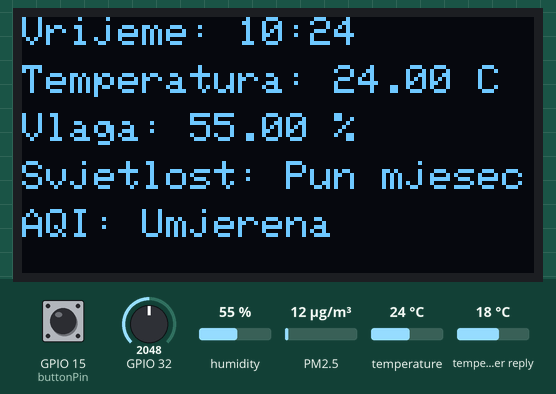
Recording of a sketch running on a simulated ESP32. Shown: 128×64 one-colour display. The test bench sets the inputs (shaded band); at power-on: GPIO 15 (buttonPin) HIGH, GPIO 32 = 2048, humidity 55 %, PM2.5 12 µg/m³, temperature 24 °C, temperature in the weather reply 18 °C. WiFi joins after 1.5 s; servers stay silent unless stated; the local clock reads 2024-03-15 10:24:30 at power-on unless the sketch sets it; web services answer with replies made up by the test bench; what the sketch prints to the serial monitor is not drawn.

Above: at 2.7 s.
2.8 s: GPIO 15 (buttonPin) pulled LOW for 0.15 s
4.5 s: GPIO 15 (buttonPin) pulled LOW for 1 s
Timing chart, 0 to 7.5 s (numbered marks = the images above; inputs shaded):
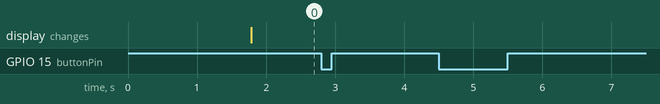

The sketch:

sketch.ino
```cpp
/**
 * @file sketch.ino
 * @brief Glavna datoteka programa za očitavanje senzora, prikaz podataka i slanje obavijesti.
 */

#include <WiFi.h>
#include <HTTPClient.h>
#include <ArduinoJson.h>
#include <Wire.h>
#include <Adafruit_Sensor.h>
#include <DHT.h>
#include <Adafruit_GFX.h>
#include <Adafruit_SSD1306.h>
#include <time.h>

// === Konstante za vrijeme ===
const unsigned long DISPLAY_DURATION = 15UL * 1000UL; ///< Trajanje prikaza u milisekundama (15 sekundi)
const unsigned long NOTIFY_INTERVAL = 30UL * 60UL * 1000UL;  ///< Interval za slanje obavijesti (30 minuta)
const unsigned long BUTTON_HOLD_THRESH = 1000UL;  ///< Prag za dugi pritisak tipkala (1 sekunda)

// === API ključevi i endpointi ===
const char* apiKey          = "7eff2e1a6f7addf0a8907c48759eb7ac"; ///< API ključ za OpenWeatherMap
const char* serverName      = "https://api.openweathermap.org/data/2.5/air_pollution"; ///< URL za očitavanje AQI podataka
const char* pushsaferKey    = "ucAAnFNENeakjzBcIM3z"; ///< Pushsafer API ključ
const char* pushsaferDevice = "92172"; ///< Pushsafer ID uređaja

// === DHT senzor postavke ===
#define DHTPIN 4 ///< Pin za DHT senzor
#define DHTTYPE DHT22 ///< Tip DHT senzora
DHT dht(DHTPIN, DHTTYPE);

// === OLED zaslon postavke ===
#define OLED_RESET -1 ///< Nema reset pina za OLED
Adafruit_SSD1306 display(128, 64, &Wire, OLED_RESET);

// === Varijable za stanje i vrijeme ===
bool initialDone = false; ///< Je li početno očitanje završeno
bool displayIsOn = false; ///< Je li zaslon uključen
unsigned long lastNotifyTime = 0; ///< Vrijeme posljednje obavijesti
unsigned long displayStartTime = 0; ///< Vrijeme kada je zaslon uključen

// === Očitavanja senzora ===
float temperature; ///< Temperatura u stupnjevima Celzija
float humidity; ///< Vlažnost zraka u postocima
int lightIntensity; ///< Intenzitet svjetla (analogno očitanje)
int aqi; ///< Indeks kvalitete zraka

const int buttonPin = 15; ///< Pin tipkala
const unsigned long debounceDelay = 50; ///< Debounce vrijeme (50ms)
const unsigned long longPressTime = 1000; ///< Vrijeme za prepoznavanje dugog pritiska (1 sekunda)

bool buttonState = HIGH; ///< Trenutno stanje tipkala
bool lastButtonState = HIGH; ///< Prethodno stanje tipkala
unsigned long lastDebounceTime = 0; ///< Vrijeme posljednje promjene stanja tipkala
unsigned long buttonPressStartTime = 0; ///< Vrijeme početka pritiska tipkala
bool isPressed = false; ///< Je li tipkalo pritisnuto

const int lineSpacing = 12; ///< Razmak između linija na OLED ekranu

// === Deklaracije funkcija ===

/**
 * @brief Ažurira očitanja sa senzora i API-ja.
 */
void updateReadings();

/**
 * @brief Isključuje zaslon.
 */
void turnOffDisplay();

/**
 * @brief Uključuje zaslon.
 */
void turnOnDisplay();

/**
 * @brief Vraća opis razine svjetlosti na temelju analognog očitanja.
 * @param analogValue Analogna vrijednost svjetla.
 * @return Opis razine svjetlosti.
 */
String getLightLevelDescription(int analogValue);

/**
 * @brief Vraća opis AQI razine.
 * @param aqi Vrijednost AQI.
 * @return Opis razine AQI.
 */
String getAQIDescription(int aqi);

/**
 * @brief Prikazuje očitane podatke na zaslonu.
 */
void displaySensorData();

/**
 * @brief Ažurira podatke i prikazuje ih na zaslonu.
 */
void updateAndDisplaySensorData();

/**
 * @brief Ažurira podatke i šalje Pushsafer obavijest.
 */
void updateAndNotify();

/**
 * @brief Šalje Pushsafer obavijest sa zadanim podacima.
 * @param temperature Temperatura u °C.
 * @param humidity Vlažnost zraka u %.
 * @param lightIntensity Intenzitet svjetla.
 * @param aqi Indeks kvalitete zraka.
 */
void sendPushsaferNotification(float temperature, float humidity, int lightIntensity, int aqi);

/**
 * @brief Dohvaća trenutno lokalno vrijeme formatirano kao HH:MM.
 * @return String s formatiranim vremenom.
 */
String getFormattedTime();

/**
 * @brief Funkcija koja se izvršava prilikom pokretanja programa.
 */
void setup() {
  Serial.begin(9600);

  dht.begin();
  display.begin(SSD1306_SWITCHCAPVCC, 0x3C);
  display.clearDisplay();
  display.setTextSize(1);
  display.setTextColor(WHITE);

  pinMode(buttonPin, INPUT_PULLUP);

  WiFi.begin("Wokwi-GUEST", "", 6);
  Serial.print("Povezivanje na WiFi");
  while (WiFi.status() != WL_CONNECTED) {
    delay(500);
    Serial.print(".");
  }
  Serial.println(" Uspješno povezan!");

  configTime(3600, 3600, "pool.ntp.org");
  Serial.println("Pokretanje sinkronizacije vremena...");

  struct tm timeinfo;
  while (!getLocalTime(&timeinfo)) {
    Serial.println("Čekanje vremena...");
    delay(500);
  }
  Serial.println("Vrijeme sinkronizirano!");
}

/**
 * @brief Glavna petlja programa.
 */
void loop() {
  unsigned long now = millis();

  if (!initialDone) {
    updateAndDisplaySensorData();
    sendPushsaferNotification(temperature, humidity, lightIntensity, aqi);
    initialDone = true;
    displayStartTime = now;
    lastNotifyTime = now;
    displayIsOn = true;
  }

  int reading = digitalRead(buttonPin);

  if (reading != lastButtonState) {
    lastDebounceTime = millis();
  }

  if ((millis() - lastDebounceTime) > debounceDelay) {
    if (reading != buttonState) {
      buttonState = reading;

      if (buttonState == LOW) {
        buttonPressStartTime = millis();
        isPressed = true;
      } else if (buttonState == HIGH && isPressed) {
        unsigned long pressDuration = millis() - buttonPressStartTime;
        if (pressDuration < longPressTime) {
          Serial.println("Kratki pritisak tipkala");
          updateAndDisplaySensorData();
          displayStartTime = now;
          displayIsOn = true;
        } else {
          Serial.println("Dugi pritisak tipkala");
          updateAndNotify();
        }
        isPressed = false;
      }
    }
  }

  lastButtonState = reading;

  if (displayIsOn && (now - displayStartTime >= DISPLAY_DURATION)) {
    turnOffDisplay();
    displayIsOn = false;
  }

  if (now - lastNotifyTime >= NOTIFY_INTERVAL) {
    updateAndNotify();
    lastNotifyTime = now;
  }
}


void updateReadings() {
  do {
    temperature = dht.readTemperature();
    humidity = dht.readHumidity();
    if (isnan(temperature) || isnan(humidity)) {
      delay(100);
    }
  } while (isnan(temperature) || isnan(humidity));
  int temperatureInt = (int)temperature;
  int humidityInt = (int)humidity;

  lightIntensity = analogRead(32);

  if (WiFi.status() == WL_CONNECTED) {
    HTTPClient http;
    String path = String(serverName) + "?lat=45.8150&lon=15.9819&appid=" + apiKey;
    http.begin(path);
    int code = http.GET();
    if (code > 0) {
      StaticJsonDocument<1024> doc;
      auto err = deserializeJson(doc, http.getString());
      if (!err) {
        JsonArray list = doc["list"].as<JsonArray>();
        if (list.size()) {
          aqi = list[0]["main"]["aqi"] | 0;
        }
      }
    }
    http.end();
  }
}

void turnOffDisplay() {
  display.ssd1306_command(SSD1306_DISPLAYOFF);
}

void turnOnDisplay() {
  display.ssd1306_command(SSD1306_DISPLAYON);
}

String getLightLevelDescription(int analogValue) {
  if      (analogValue > 1000) return "Pun mjesec";
  else if (analogValue > 950)  return "Zora";
  else if (analogValue > 800)  return "Sumrak";
  else if (analogValue > 600)  return "Monitor računala";
  else if (analogValue > 500)  return "Stepenište";
  else if (analogValue > 200)  return "Uredsko osvjetljenje";
  else if (analogValue > 100)  return "Oblačan dan";
  else if (analogValue > 20)   return "Dnevna svjetlost";
  else                         return "Izravna sunčeva svjetlost";
}

String getAQIDescription(int aqi) {
  switch (aqi) {
    case 1: return "Dobra";
    case 2: return "Umjerena";
    case 3: return "Nezdrava za osjetljive skupine";
    case 4: return "Nezdrava";
    case 5: return "Vrlo nezdrava";
    default: return "Nepoznato";
  }
}

void displaySensorData() {
  display.clearDisplay();
  display.setCursor(0, 0);
  display.println("Vrijeme: " + getFormattedTime());
  display.setCursor(0, lineSpacing);
  display.println("Temperatura: " + String(temperature) + " C");
  display.setCursor(0, 2 * lineSpacing);
  display.println("Vlaga: " + String(humidity) + " %");
  display.setCursor(0, 3 * lineSpacing);
  display.println("Svjetlost: " + getLightLevelDescription(lightIntensity));
  display.setCursor(0, 4 * lineSpacing);
  display.println("AQI: " + getAQIDescription(aqi));
  display.display();
}

void updateAndDisplaySensorData() {
  updateReadings();
  displaySensorData();
  turnOnDisplay();
}

void updateAndNotify() {
  updateReadings();
  sendPushsaferNotification(temperature, humidity, lightIntensity, aqi);
}

void sendPushsaferNotification(float temperature, float humidity, int lightIntensity, int aqi) {
  if (WiFi.status() == WL_CONNECTED) {
    HTTPClient http;
    String message = "Temperatura: " + String(temperature, 1) + "°C\n";
    message       += "Vlaga: "       + String(humidity, 1)    + "%\n";
    message       += "Svjetlost: "   + getLightLevelDescription(lightIntensity) + "\n";
    message       += "AQI: "         + getAQIDescription(aqi);
    message.replace(" ", "%20");
    message.replace("°", "%C2%B0");
    message.replace("\n", "%0A");
    String url = "https://www.pushsafer.com/api?k=" + String(pushsaferKey)
               + "&d=" + String(pushsaferDevice)
               + "&m=" + message;
    http.begin(url);
    int code = http.GET();
    if (code > 0) {
      Serial.println("Poruka uspješno poslana!");
    } else {
      Serial.print("Greška prilikom slanja poruke: ");
      Serial.println(code);
    }
    http.end();
  } else {
    Serial.println("WiFi nije povezan. Ne mogu poslati obavijest.");
  }
}

String getFormattedTime() {
  struct tm timeinfo;
  if (!getLocalTime(&timeinfo)) {
    return "Nema vremena";
  }
  char buffer[20];
  strftime(buffer, sizeof(buffer), "%H:%M", &timeinfo);
  return String(buffer);
}
```

Measured:
- after the input at 2.8 s, every drawn part: stays the same
